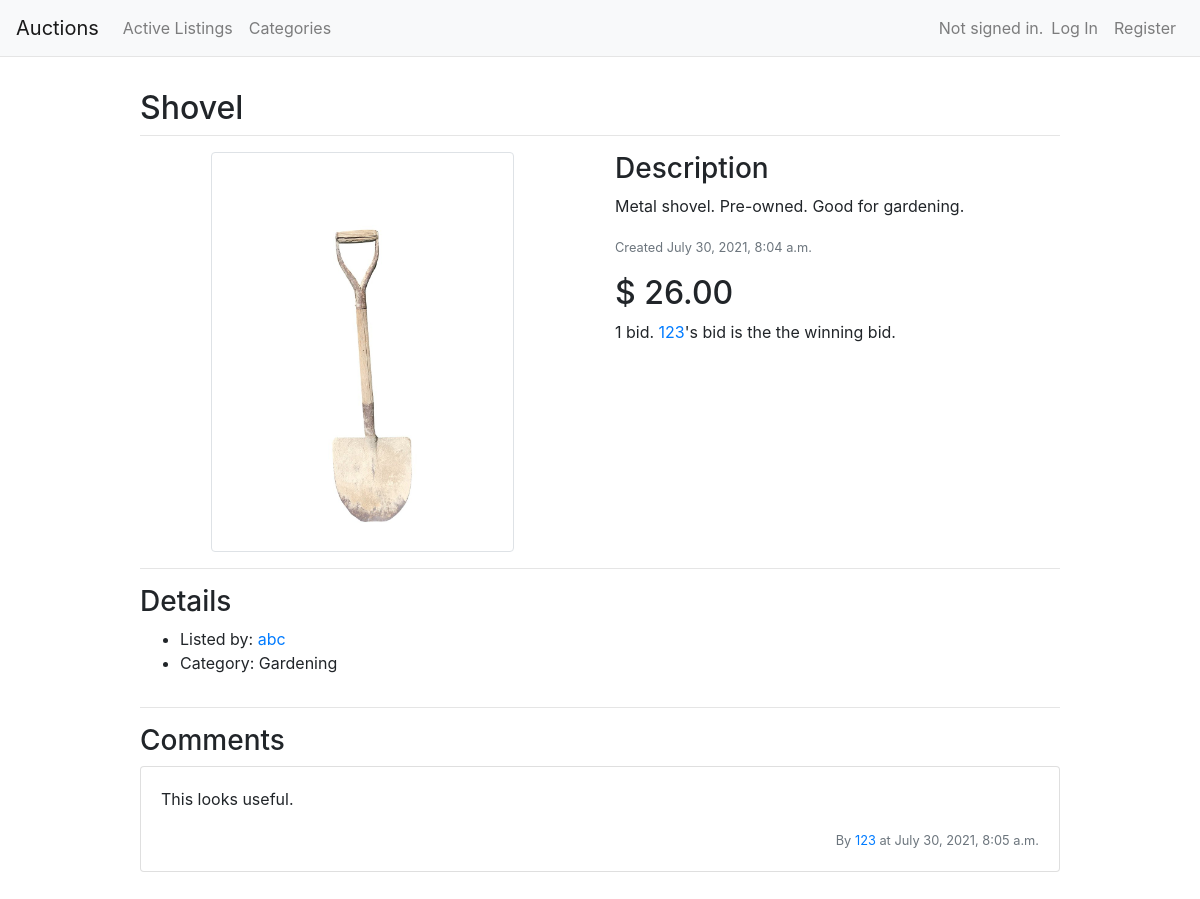
/listing/23, run on the app's committed database.
### auctions/models.py (models this page shows, shortened)
class Listing(models.Model):
    creator = models.ForeignKey(User, on_delete=models.CASCADE, related_name="listings")
    title = models.CharField(max_length=64)
    description = models.TextField()
    image = models.ImageField(null=True, blank=True, upload_to="auctions")
    category = models.ForeignKey(Category, blank=True, on_delete=models.CASCADE, related_name="category_items")
    date_created = models.DateTimeField()
    is_active = models.BooleanField()
    price = models.DecimalField(max_digits=19, decimal_places=2)
    highest_bid = models.ForeignKey('Bid', null=True, blank=True, on_delete=models.CASCADE, related_name="winners")
    watchers = models.ManyToManyField(User, blank=True, related_name="watchlist")

class Bid(models.Model):
    user = models.ForeignKey(User, on_delete=models.CASCADE, related_name="user_bids")
    listing = models.ForeignKey(Listing, on_delete=models.CASCADE, related_name="listing_bids")
    price = models.DecimalField(max_digits=19, decimal_places=2)
    date = models.DateTimeField()

class User(AbstractUser):
    pass

class Category(models.Model):
    name = models.CharField(max_length=64)

class Comment(models.Model):
    user = models.ForeignKey(User, on_delete=models.CASCADE, related_name="comments")
    listing = models.ForeignKey(Listing, on_delete=models.CASCADE, related_name="listing_comments")
    comment = models.TextField()
    date = models.DateTimeField()

### auctions/views.py (the view, shortened to what this page needs)
# urls.py: path("listing/<int:listing_id>", views.listing, name="listing"),
def listing(request, listing_id):
    listing_obj = get_object_or_404(Listing, pk=listing_id)
    bid_form = NewBidForm()
    bidder_count = listing_obj.listing_bids.count()
    highest_bid = listing_obj.highest_bid
    highest_bidder = None
    highest_bid_price = None
    if highest_bid:
        highest_bidder = highest_bid.user
        highest_bid_price = highest_bid.price
    watching = False
    if request.user.is_authenticated and request.user.watchlist.filter(pk=listing_id):
        watching = True
    listing_comments = listing_obj.listing_comments.all()
    comment_form = NewCommentForm()
    is_creator = False
    if request.user == listing_obj.creator:
        is_creator = True
    context = {
        "listing": listing_obj,
        "bid_form": bid_form,
        "bidder_count": bidder_count,
        "highest_bidder": highest_bidder,
        "highest_bid_price": highest_bid_price,
        "watching": watching,
        "comment_form": comment_form,
        "listing_comments": listing_comments,
        "is_creator": is_creator
    }
    return render(request, "auctions/listing.html", context)

### auctions/templates/auctions/listing.html (shortened to what this page needs)
{% extends "auctions/layout.html" %}
{% block body %}
<div class="container">
    <div class="row justify-content-center">
        <div class="col-lg-10">
          <h1 class="h2 mt-3">{{ listing.title }}</h1>
          <hr class="mt-1">
        </div>
    </div>
    <div class="row justify-content-center">
      <div class="col-lg-10">
        <div class="row">
          <div class="col-lg-6 d-flex justify-content-center">
            {% if listing.image %}
            <img src="{{ listing.image.url }}" alt="{{ listing.title }}"
            class="img-thumbnail size-400">
            {% endif %}
          </div>
          <div class="col">
            <h3>Description</h3>
            <p>{{ listing.description }}</p>
            <p class="text-secondary"><small>Created {{ listing.date_created }}</small></p>
            {% if listing.is_active %}
            <div class="row">
              <div class="col">
                <h2>$
                  {% if listing.highest_bid %}
                  {{ listing.highest_bid.price }}
                  {% else %}
                  {{ listing.price }}
                  {% endif %}
                </h2>
                <p>
                  {{ bidder_count }}
                  {% if bidder_count == 1 %}
                    bid
                  {% else %}
                    bids
                  {% endif %}
                    so far.
                </p>
                <p>
                  {% if highest_bidder %}
                    {% if highest_bidder.id == user.id %}
                    Your
                    {% else %}
                    <span class="text-primary">{{ highest_bidder.username }}'s</span>
                    {% endif %}
                      bid is the the current bid.
                  {% endif %}
                </p>
              </div>
              {% if user.is_authenticated %}
                <div class="col-md-6 pb-2">
                  <form action="{% url 'auctions:listing' listing_id=listing.id %}" method="POST">
                    {% csrf_token %}
                    <div class="form-group">
                        {{ bid_form }}
                    </div>
                    <input type="submit" class="btn btn-primary btn-block" value="Place Bid">
                  </form>
                  <a href="{% url 'auctions:watch' listing_id=listing.id %}"
                  class="btn btn-light btn-block mt-2">
                    {% if watching %}
                    Remove from
                    {% else %}
                    Add to
                    {% endif %}
                    watchlist
                  </a>
                    {% if is_creator %}
                    <a href="{% url 'auctions:close_listing' listing_id=listing.id %}"
                    class="btn btn-danger btn-block">Close Listing</a>
                    {% endif %}
                </div>
              {% endif %}
            </div>
            {% else %}
            <div class="row">
              <div class="col">
                <h2>$
                  {% if listing.highest_bid %}
                  {{ listing.highest_bid.price }}
                  {% else %}
                  {{ listing.price }}
                  {% endif %}
                </h2>
                <p>
                  {{ bidder_count }}
                  {% if bidder_count == 1 %}
                    bid.
                  {% else %}
                    bids.
                  {% endif %}
                  {% if highest_bidder %}
                    {% if highest_bidder.id == user.id %}
                    Your
                    {% else %}
                    <span class="text-primary">{{ highest_bidder.username }}</span>'s
                    {% endif %}
                      bid is the the winning bid.
                  {% endif %}
                </p>
              </div>
            </div>
            {% endif %}
          </div>
        </div>
      </div>
    </div>
    <div class="row justify-content-center">
      <div class="col-lg-10">
      <hr>
        <h3>Details</h3>
          <ul>
            <li>Listed by: <span class="text-primary">{{ listing.creator.username }}</span></li>
            <li>Category: {{ listing.category.name }}</li>
          </ul>
      </div>
    </div>
    <div class="row justify-content-center mb-5">
      <div class="col-lg-10">
      <hr>
      <h3>Comments</h3>
      {% if listing_comments %}
        {% for comment in listing_comments %}
      <div class="card mb-4">
        <div class="card-body">
          <p class="card-text">{{ comment.comment }}</p>
          <p class="text-secondary text-right mb-0"><small>By
          <span class="text-primary">
            {{ comment.user.username }}
          </span>
            at {{ comment.date }}</small></p>
        </div>
      </div>
        {% endfor %}
      {% else %}
      <p class="text-secondary">No comments on this listing.</p>
      {% endif %}
    </div>
  </div>
</div>
{% endblock %}

### auctions/static/auctions/styles.css (style rules this page uses)
.size-400 { height: 300px; object-fit: cover; }
@media (min-width: 768px) { .size-400 { height: 300px; object-fit: cover; } }
@media (min-width: 992px) { .size-400 { height: 400px; object-fit: cover; } }

### data on the page
Listing: title "Shovel", image (picture), description "Metal shovel. Pre-owned. Good for gardening.", date_created "July 30, 2021, 8:04 a.m.", highest_bid.price "26.00", creator.username "abc", category.name "Gardening"
User: username "123"
Comment: comment "This looks useful.", user.username "123", date "July 30, 2021, 8:05 a.m."

### other printed values
{{ bidder_count }} "1"
